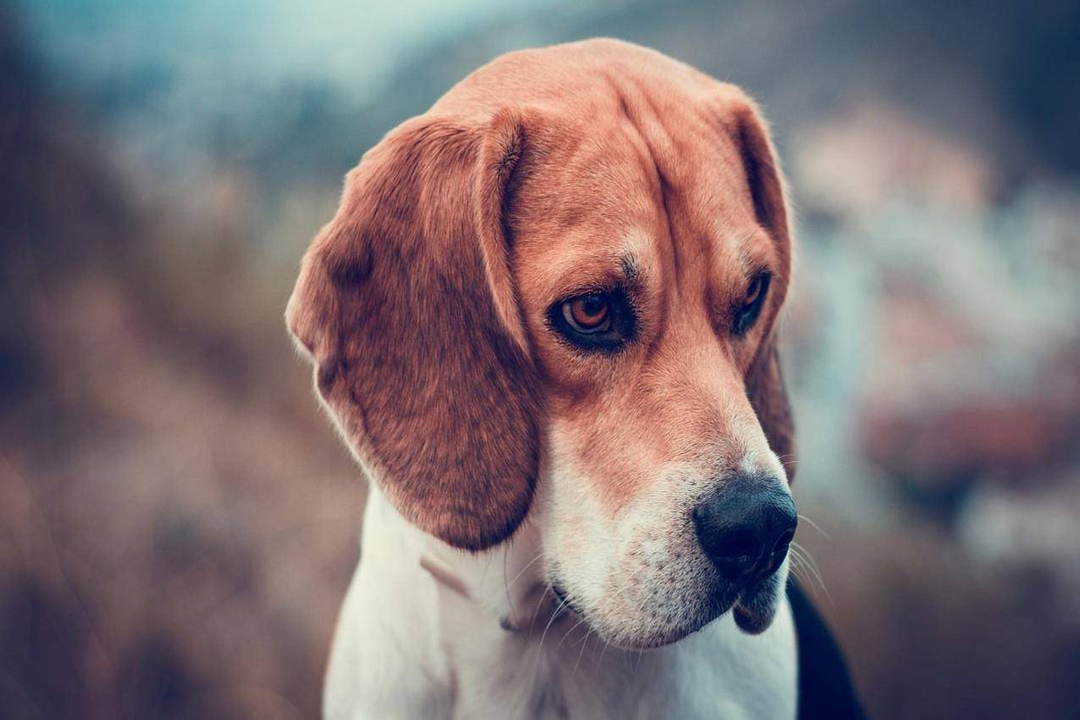
#> input picture resources/images/dog.png, 1080 x 720 px
$ python '024-给图片加水印.py'
#> lines starting #> are read from the running program, lines starting #| are printed output that depends on the picture; after the words box and inside, x2 and y2 are one past the last pixel; in counts of white or black regions, pixels touching at a corner belong together
# 练习 给图片加水印

import cv2 as cv
import numpy as np

# 暴力方法

# 引入要添加水印得图片
img = cv.imread('../resources/images/dog.png')
#> img is the input picture: shape (720, 1080, 3); mean B, G, R 116.3, 112.5, 125.3

# 显示img
cv.imshow('img', img)
if cv.waitKey(0) & 0xFF == ord('q'):
#> (key q is pressed here)
    cv.destroyWindow('img')

# 创建水印
logo = np.zeros(img.shape, np.uint8)

# 绘制水印
logo[20:60, 20:60] = [0, 0, 255]
logo[40:80, 40:80] = [255, 0, 0]

# 显示logo
cv.imshow('logo', logo)
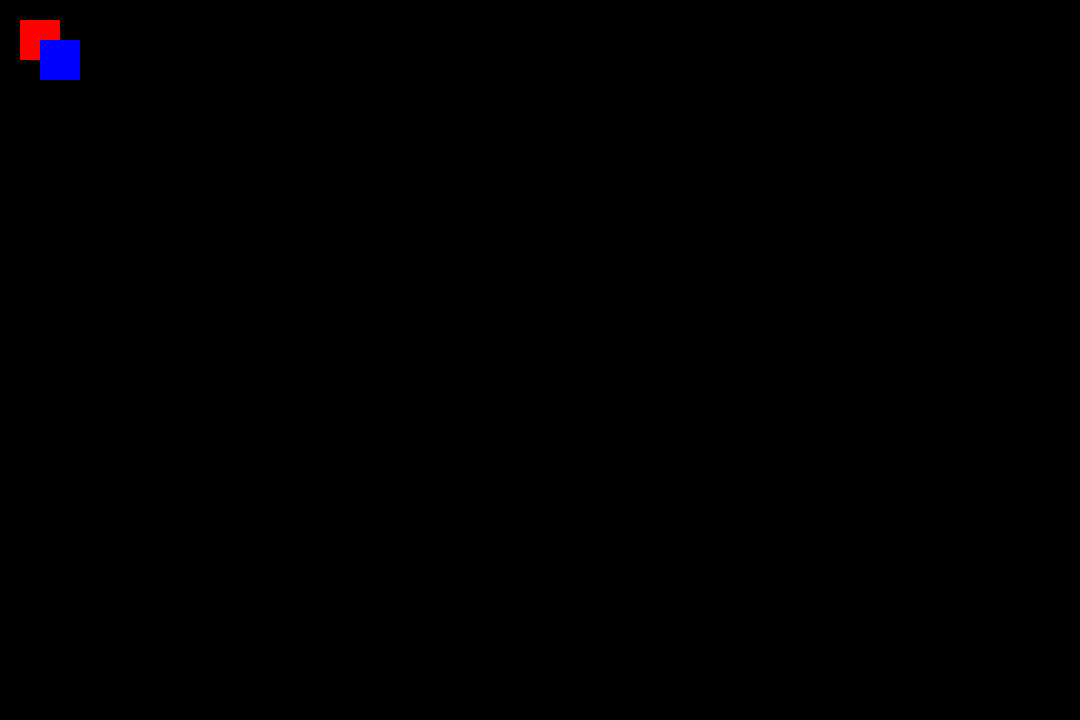
#> window 'logo': shape (720, 1080, 3); mean B, G, R 0.5, 0, 0.4
if cv.waitKey(0) & 0xFF == ord('q'):
#> (key q is pressed here)
    cv.destroyWindow('logo')

# 计算水印添加的区域，将该区域像素变为全0黑色
for i in range(0, img.shape[0]):
    for j in range(0, img.shape[1]):
        if logo[i, j][0] > 0:
            img[i, j] = [0, 0, 0]
        elif logo[i, j][1] > 0:
            img[i, j] = [0, 0, 0]
        elif logo[i, j][2] > 0:
            img[i, j] = [0, 0, 0]
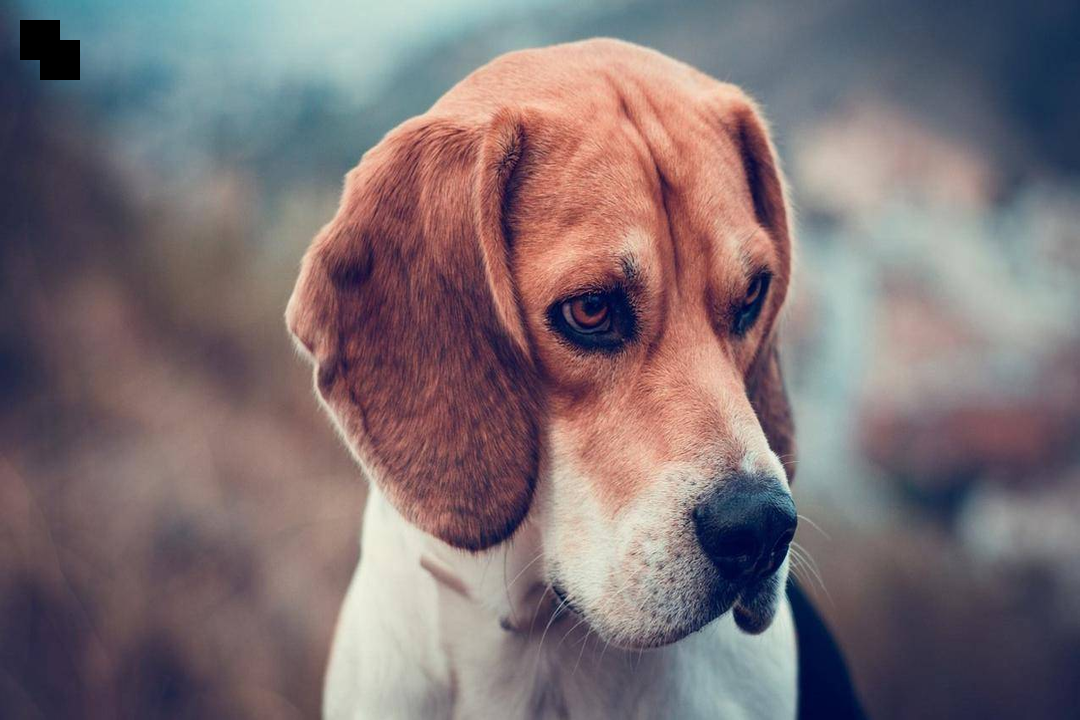
#> img: shape (720, 1080, 3); 0.36% of pixels changed, all inside (x1, y1, x2, y2) = (20, 20, 80, 80)

# img或上logo
result = cv.bitwise_or(img, logo)

# 显示result
cv.imshow('result', result)
if cv.waitKey(0) & 0xFF == ord('q'):
#> (key q is pressed here)
    cv.destroyWindow('result')

# 其他效果一般的方法
# # 引入图片
# img = cv.imread('../resources/images/dog.png')
# # 创建水印
# watermark = np.zeros(img.shape, np.uint8)
# cv.putText(watermark, "@author lxb", (0, 30), cv.FONT_HERSHEY_SIMPLEX, 1, (0, 0, 255), 1, 4)
#
# # 直接添加文字
# result = cv.putText(img, "@author lxb", (0, 30), cv.FONT_HERSHEY_SIMPLEX, 1, (0, 0, 255), 1, 4)
# # 显示运算后的图像
# cv.imshow('result', result)
# if cv.waitKey(0) & 0xFF == ord('q'):
#     cv.destroyWindow('result')
#
# # 使用或运算
# result = cv.bitwise_or(img, watermark)
# # 显示运算后的图像
# cv.imshow('result', result)
# if cv.waitKey(0) & 0xFF == ord('q'):
#     cv.destroyWindow('result')
#
# # 使用图像融合 但会导致图像变暗
# result = cv.addWeighted(img, 0.8, watermark, 0.2, 0)
# # 显示运算后的图像
# cv.imshow('result', result)
# if cv.waitKey(0) & 0xFF == ord('q'):
#     cv.destroyWindow('result')
